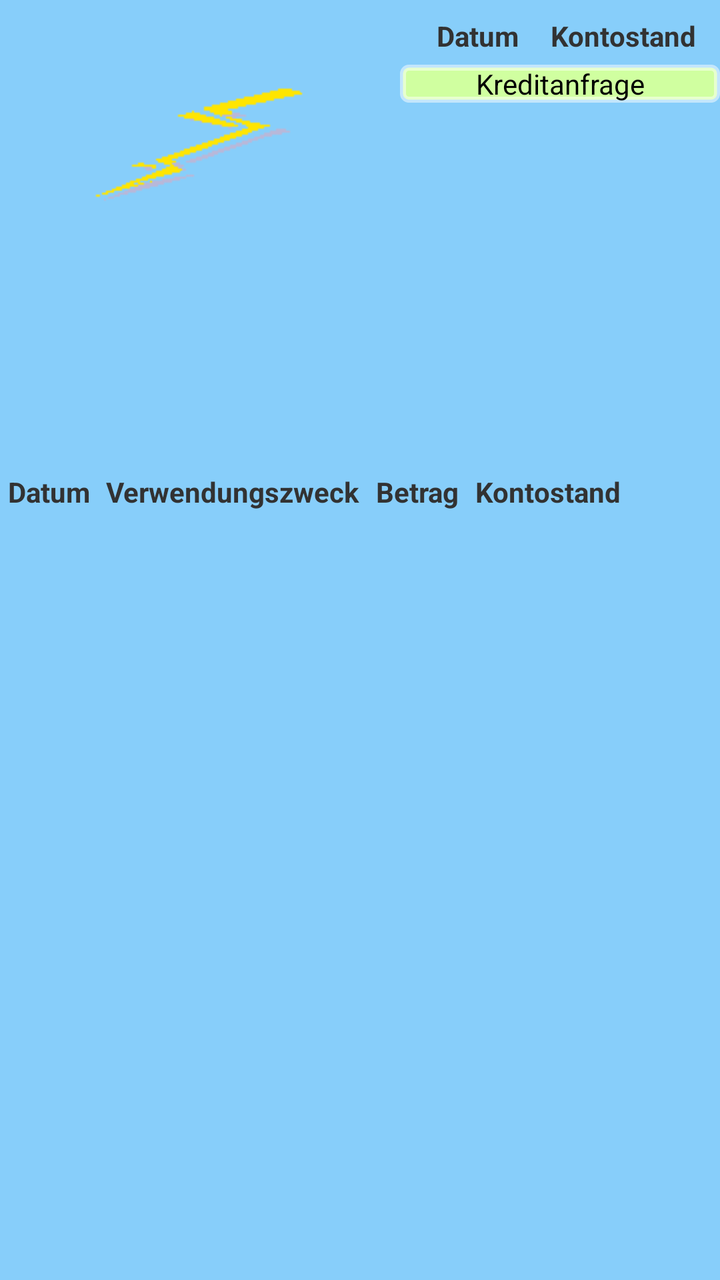
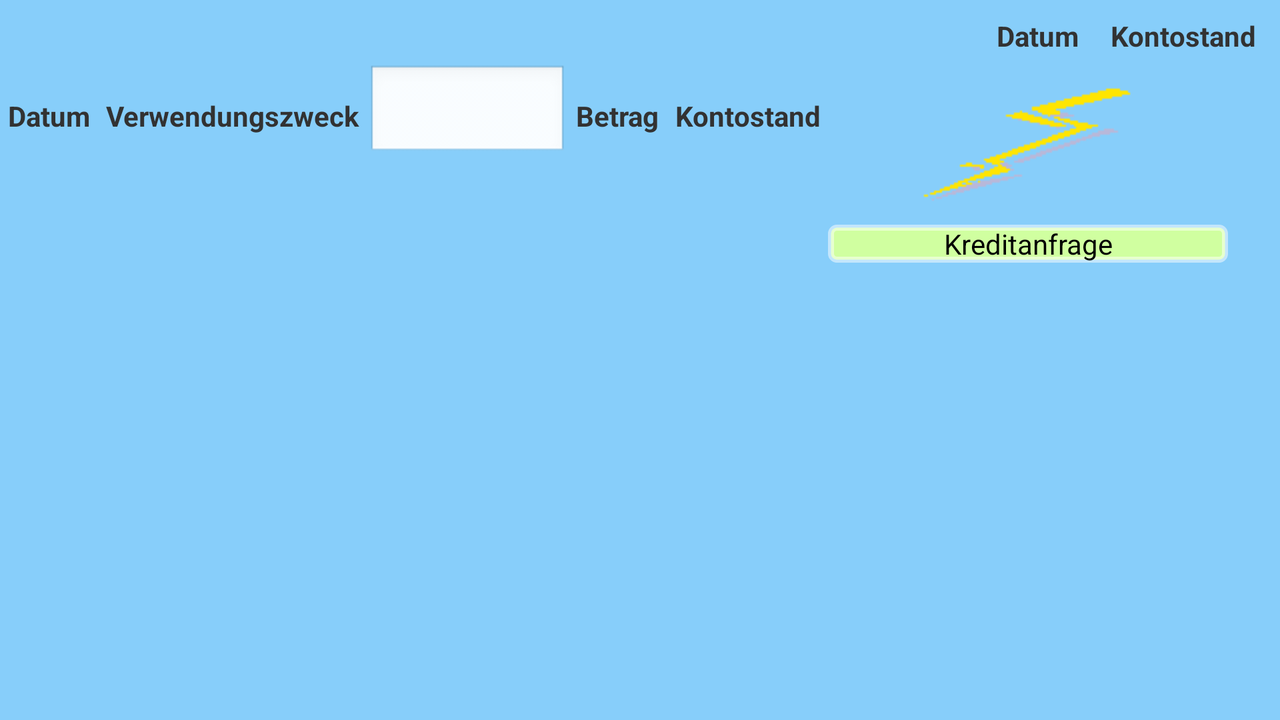

The same Android screen from two of the app's own layout files: first res/layout/ as a phone draws it, then the repository's variant for another configuration, drawn on a device whose configuration selects that folder. Both files follow.
<!-- AndroidManifest.xml: application theme AppTheme -->
<!-- res/layout/activity_account_transaction_list.xml -->
<?xml version="1.0" encoding="utf-8"?>
<RelativeLayout xmlns:android="http://schemas.android.com/apk/res/android"
    android:layout_width="match_parent"
    android:layout_height="match_parent"
    android:orientation="vertical"
    >

    <include
        android:id="@+id/status_bar_include"
        android:layout_width="wrap_content"
        android:layout_height="wrap_content"
        android:layout_alignParentTop="true"
        android:layout_alignParentRight="true"
        layout="@layout/element_status_bar" />

	<ImageView
		android:id="@+id/messageImage"
		android:layout_width="200dp"
		android:layout_height="wrap_content"
		android:layout_below="@id/status_bar_include"
		android:layout_alignParentLeft="true"
		android:contentDescription="@string/imageDescription"
		android:padding="10dp"
		android:onClick="modelViewDetails"
		android:src="@drawable/lightening"
	/>

	<Button
		android:id="@+id/buttonCredit"
		android:layout_width="200dp"
		android:layout_height="wrap_content"
		android:background="@drawable/button_green"
		android:text="@string/labelCreditRequest"
		android:layout_below="@id/status_bar_include"
		android:layout_toRightOf="@id/messageImage"
	/>

	<View
		android:id="@+id/viewAccountChart"
		android:layout_width="300dp"
		android:layout_height="200dp"
		android:layout_below="@id/status_bar_include"
		android:layout_toRightOf="@id/buttonCredit"
	/>

    <ScrollView
        android:id="@+id/account_transaction_scroll"
	    android:layout_width="wrap_content"
	    android:layout_height="match_parent"
        android:layout_alignParentLeft="true"
	    android:layout_below="@id/viewAccountChart"
	    >
	
	    <TableLayout
	        android:id="@+id/account_transaction_list"
	        android:layout_width="match_parent"
	        android:layout_height="wrap_content" >
	
	        <TableRow 
		        android:layout_width="wrap_content"
		        android:layout_height="wrap_content"
	            >

		        <TextView 
			        android:layout_width="wrap_content"
			        android:layout_height="wrap_content"
			        android:text="@string/labelDate"
			        android:textStyle="bold"
			        android:padding="4dp"
			        android:gravity="end"
			        android:textAppearance="?android:attr/textAppearanceSmall"
		            />

		       <TextView 
			        android:layout_width="wrap_content"
			        android:layout_height="wrap_content"
			        android:text="@string/labelAccSubject"
			        android:textStyle="bold"
			        android:padding="4dp"
			        android:textAppearance="?android:attr/textAppearanceSmall"
		            />

		       <TextView 
			        android:layout_width="wrap_content"
			        android:layout_height="wrap_content"
			        android:text="@string/labelAmount"
			        android:textStyle="bold"
			        android:padding="4dp"
			        android:gravity="end"
			        android:textAppearance="?android:attr/textAppearanceSmall"
		            />

		       <TextView 
			        android:layout_width="wrap_content"
			        android:layout_height="wrap_content"
			        android:text="@string/labelBalance"
			        android:textStyle="bold"
			        android:padding="4dp"
			        android:gravity="end"
			        android:textAppearance="?android:attr/textAppearanceSmall"
		            />

	        </TableRow>

	    </TableLayout>

	</ScrollView>

</RelativeLayout>
<!-- res/layout/element_status_bar.xml (included above) -->
<?xml version="1.0" encoding="utf-8"?>
<LinearLayout xmlns:android="http://schemas.android.com/apk/res/android"
    android:layout_width="match_parent"
    android:layout_height="match_parent"
    android:orientation="horizontal" >

    <TextView
        android:layout_width="wrap_content"
        android:layout_height="wrap_content"
        android:padding="4dp"
        android:text="@string/labelDate"
        android:textStyle="bold"
        android:textAppearance="?android:attr/textAppearanceSmall" />

    <TextView
        android:id="@+id/statusBar_textView_date"
        android:layout_width="wrap_content"
        android:layout_height="wrap_content"
        android:padding="4dp"
        android:textAppearance="?android:attr/textAppearanceMedium" />

    <TextView
        android:layout_width="wrap_content"
        android:layout_height="wrap_content"
        android:padding="4dp"
        android:text="@string/labelBalance"
        android:textStyle="bold"
        android:textAppearance="?android:attr/textAppearanceSmall" />
    
    <TextView
        android:id="@+id/statusBar_textView_balance"
        android:layout_width="wrap_content"
        android:layout_height="wrap_content"
        android:padding="4dp"
        android:textAppearance="?android:attr/textAppearanceMedium" />

</LinearLayout>
<!-- resources referenced by this layout -->
<resources>
  <!-- drawable button_green (drawable) -->
  <?xml version="1.0" encoding="utf-8"?>
  <shape xmlns:android="http://schemas.android.com/apk/res/android" >
  	<stroke
  	    android:width="3dp"
          android:color="#80FFFFFF" />
  
  	<corners
  	    android:radius="3dp" />
  
  	<solid
          android:color="#FFD0FFA0" />
  </shape>
  <!-- drawable lightening: png bitmap (drawable-mdpi, 1165 bytes) -->
  <string name="imageDescription">Profilbild</string>
  <string name="labelAccSubject">Verwendungszweck</string>
  <string name="labelAmount">Betrag</string>
  <string name="labelBalance">Kontostand</string>
  <string name="labelCreditRequest">Kreditanfrage</string>
  <string name="labelDate">Datum</string>
  <style name="AppTheme" parent="AppBaseTheme">
          
          <item name="android:background">#ff87CEFA</item>
          <item name="android:actionBarTabBarStyle">@style/ActionBarStyle</item>
          <item name="android:actionBarTabTextStyle">@style/ActionBarTabText</item>
      </style>
  <style name="AppBaseTheme" parent="android:Theme.Light">
          
      </style>
  <style name="ActionBarStyle" parent="@android:style/Widget.Holo.ActionBar">
          
          <item name="android:background">#ff000000</item>
      </style>
  <style name="ActionBarTabText" parent="@android:style/Widget.Holo.ActionBar.TabText">
          
          <item name="android:background">#ff000000</item>
          <item name="android:textColor">#ffffffff</item>
      </style>
</resources>
<!-- res/layout-land/activity_account_transaction_list.xml (the repository's variant of the layout above) -->
<!-- drawn on the phone turned sideways -->
<?xml version="1.0" encoding="utf-8"?>
<RelativeLayout xmlns:android="http://schemas.android.com/apk/res/android"
    android:layout_width="match_parent"
    android:layout_height="match_parent"
    android:orientation="vertical"
    >

    <include
        android:id="@+id/status_bar_include"
        android:layout_width="wrap_content"
        android:layout_height="wrap_content"
        android:layout_alignParentTop="true"
        android:layout_alignParentRight="true"
        layout="@layout/element_status_bar" />

    <HorizontalScrollView
        android:id="@+id/account_dayselect_scroll"
	    android:layout_width="wrap_content"
	    android:layout_height="wrap_content"
        android:layout_alignParentLeft="true"
	    android:layout_below="@id/status_bar_include"
	>
		<LinearLayout
	        android:id="@+id/account_dayselect_list"
	        android:orientation="horizontal"
		    android:layout_width="wrap_content"
		    android:layout_height="wrap_content"
		/>
	</HorizontalScrollView>

    <ScrollView
        android:id="@+id/account_transaction_scroll"
	    android:layout_width="wrap_content"
	    android:layout_height="match_parent"
        android:layout_alignParentLeft="true"
	    android:layout_below="@id/account_dayselect_scroll"
	    >
	
	    <TableLayout
	        android:id="@+id/account_transaction_list"
	        android:layout_width="match_parent"
	        android:layout_height="wrap_content" >
	
	        <TableRow 
		        android:layout_width="wrap_content"
		        android:layout_height="wrap_content"
	            >

		        <TextView 
			        android:layout_width="wrap_content"
			        android:layout_height="wrap_content"
			        android:text="@string/labelDate"
			        android:textStyle="bold"
			        android:padding="4dp"
			        android:gravity="end"
			        android:textAppearance="?android:attr/textAppearanceSmall"
		            />

		       <TextView 
			        android:layout_width="wrap_content"
			        android:layout_height="wrap_content"
			        android:text="@string/labelAccSubject"
			        android:textStyle="bold"
			        android:padding="4dp"
			        android:textAppearance="?android:attr/textAppearanceSmall"
		            />

		        <EditText
		            android:id="@+id/editTextFilter"
		            android:layout_width="100dp"
		            android:layout_height="wrap_content"
		            android:padding="2dp"
		            android:inputType="text"
				/>

		       <TextView 
			        android:layout_width="wrap_content"
			        android:layout_height="wrap_content"
			        android:text="@string/labelAmount"
			        android:textStyle="bold"
			        android:padding="4dp"
			        android:gravity="end"
			        android:textAppearance="?android:attr/textAppearanceSmall"
		            />

		       <TextView 
			        android:layout_width="wrap_content"
			        android:layout_height="wrap_content"
			        android:text="@string/labelBalance"
			        android:textStyle="bold"
			        android:padding="4dp"
			        android:gravity="end"
			        android:textAppearance="?android:attr/textAppearanceSmall"
		            />

	        </TableRow>

	    </TableLayout>

	</ScrollView>

	<ImageView
		android:id="@+id/messageImage"
		android:layout_width="200dp"
		android:layout_height="wrap_content"
		android:layout_below="@id/status_bar_include"
		android:layout_toRightOf="@id/account_transaction_scroll"
		android:contentDescription="@string/imageDescription"
		android:padding="10dp"
		android:onClick="modelViewDetails"
		android:src="@drawable/lightening"
	/>

	<Button
		android:id="@+id/buttonCredit"
		android:layout_width="200dp"
		android:layout_height="wrap_content"
		android:background="@drawable/button_green"
		android:text="@string/labelCreditRequest"
		android:layout_below="@id/messageImage"
		android:layout_toRightOf="@id/account_transaction_scroll"
	/>

	<View
		android:id="@+id/viewAccountChart"
		android:layout_width="300dp"
		android:layout_height="200dp"
		android:layout_below="@id/buttonCredit"
		android:layout_toRightOf="@id/account_transaction_scroll"
	/>


</RelativeLayout>
